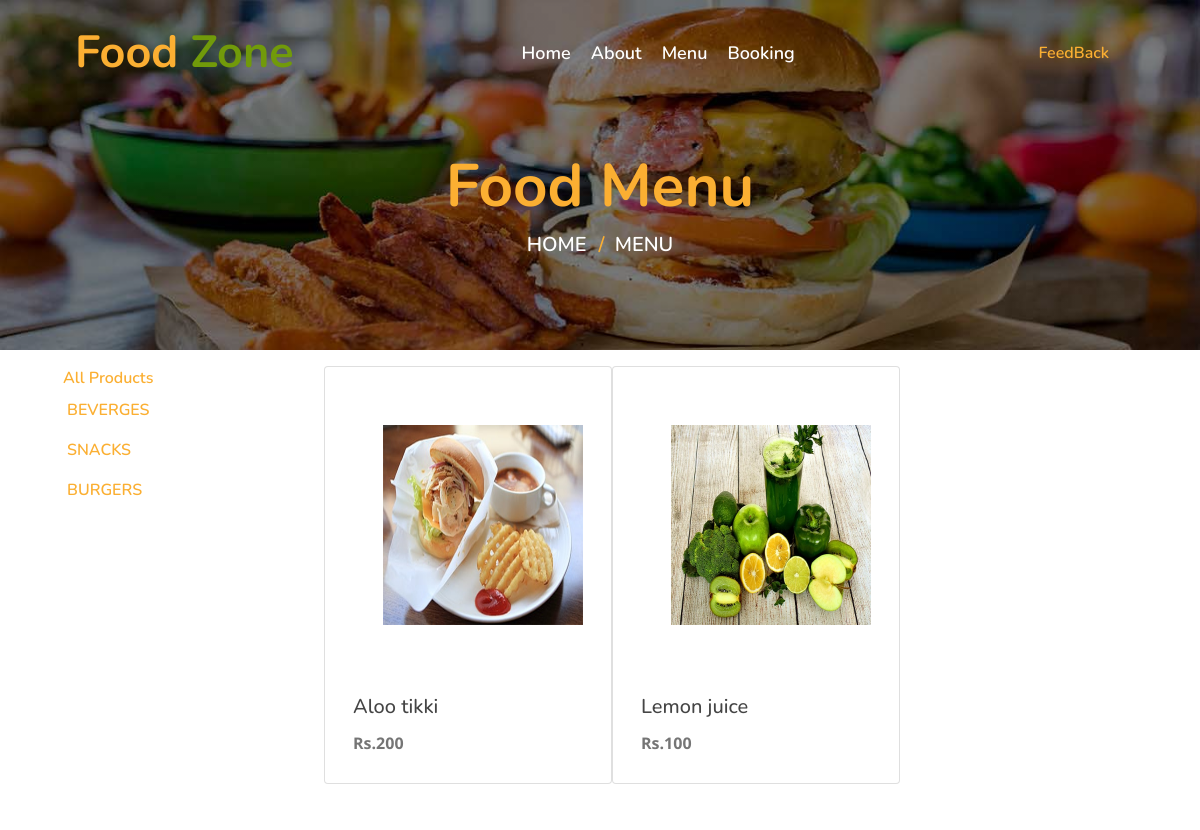
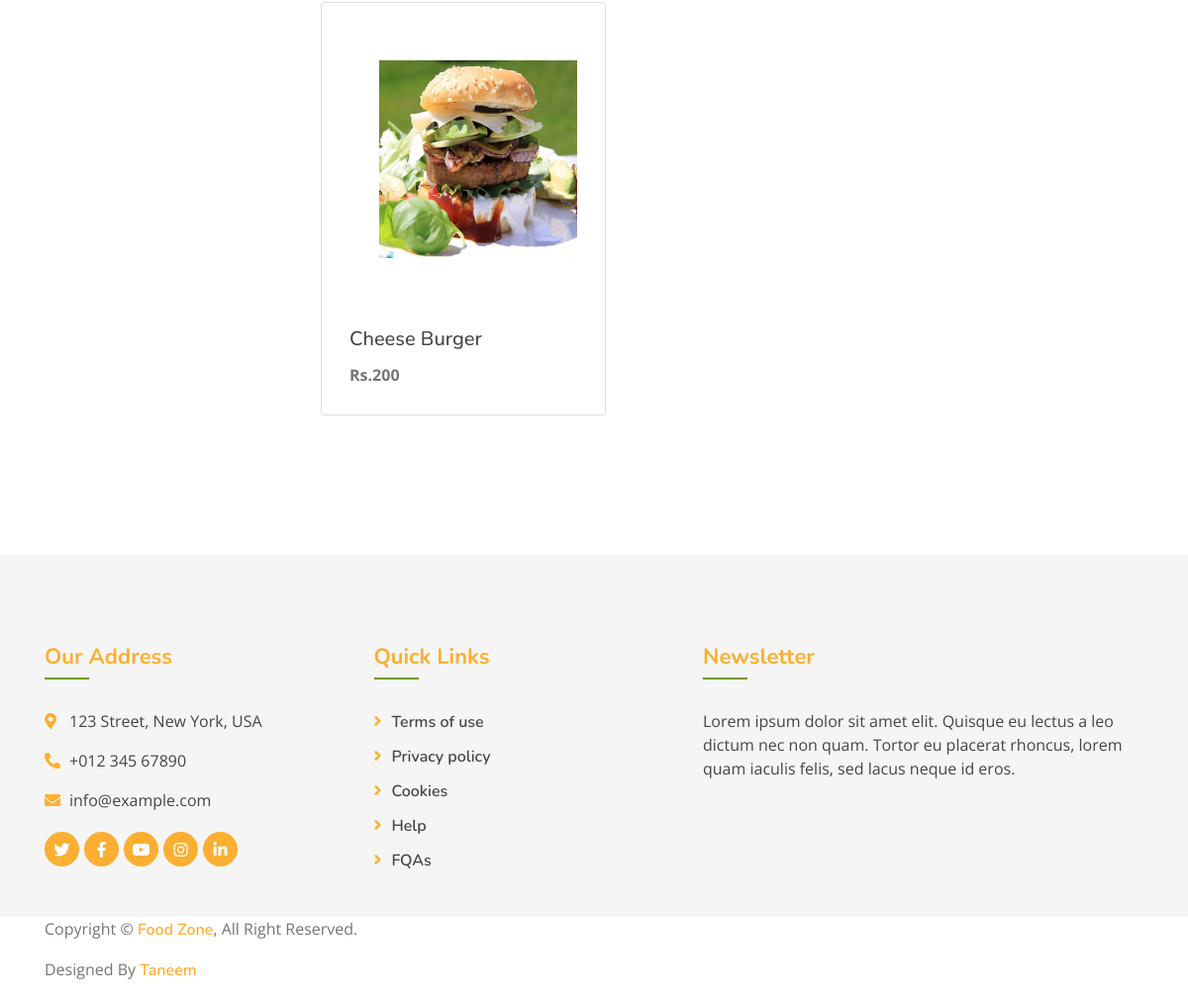
The page /menu on the database its author committed (2 pictures, top to bottom).
### myapp/models.py (models this page shows, shortened)
class CategoryA(models.Model):
    category_name=models.CharField(max_length=30)

class ProductA(models.Model):
    product_name=models.CharField(max_length=30)
    category=models.ForeignKey(CategoryA,on_delete=models.CASCADE,default="")
    product_price=models.IntegerField()
    product_detail=models.TextField()
    product_image=models.ImageField()

### myapp/views.py (the view)
# urls.py: path('menu',views.menu,name="menu"),
def menu(request):
    product=ProductA.objects.all()
    category=CategoryA.objects.all()
    data={'product':product,'category':category}
    return render(request,'menu.html',data)

### templates/menu.html (shortened to what this page needs)
{% extends 'base.html' %}
{% block content %}
        <div class="page-header mb-0">
            <div class="container">
                <div class="row">
                    <div class="col-12">
                        <h2>Food Menu</h2>
                    </div>
                    <div class="col-12">
                        <a href="">Home</a>
                        <a href="">Menu</a>
                    </div>
                </div>
            </div>
        </div>
       <div class="row mx-5">
        <div class="col-lg-3  mt-3 mx-auto">
            <div class="list-group">
                <a href="{% url 'menu' %}" class="">All Products</a>
                {% for item in category %}
                <a href="{% url 'getProduct' item.id %}" class="my-1 p-1">{{item.category_name}}</a>
                {% endfor %}
            </div>
        </div>
        <div class="col-lg-9 mx-auto">
            <div class="contanier-fluid mt-3">
                <div class="row  mb-5">
                   {% for item in product %}
                   <div class="card   p-2 mb-5" style="width: 18rem;">
                       <img src="{{item.product_image.url}}" width="100px" height="150px" class="card-img-top zoom" alt="...">
                       <div class="card-body">
                         <h5 class="card-title">{{item.product_name}}</h5>
                         <p class="card-text"><b>Rs.{{item.product_price}}</b></p>
                       </div>
                     </div>
                     {% endfor %}
                </div>
               </div>
        </div>
       </div>
        {% endblock %}

### templates/base.html (shortened to what this page needs)
{% load static %}
<!DOCTYPE html>
<html lang="en">
    <head>
        <link href="https://stackpath.bootstrapcdn.com/bootstrap/4.4.1/css/bootstrap.min.css" rel="stylesheet">
        <link href="https://cdnjs.cloudflare.com/ajax/libs/font-awesome/5.10.0/css/all.min.css" rel="stylesheet">
        <link href="/static/lib/animate/animate.min.css" rel="stylesheet">
        <link href="/static/lib/owlcarousel/assets/owl.carousel.min.css" rel="stylesheet">
        <link href="/static/lib/flaticon/font/flaticon.css" rel="stylesheet">
        <link href="/static/lib/tempusdominus/css/tempusdominus-bootstrap-4.min.css" rel="stylesheet" />
        <link href="/static/css/style.css" rel="stylesheet">
    </head>
    <body>
        <div class="navbar navbar-expand-lg bg-light navbar-light">
            <div class="container-fluid">
                <a href="{% url 'index' %}" class="navbar-brand">Food <span>Zone</span></a>
                <div class="collapse navbar-collapse justify-content-between" id="navbarCollapse">
                    <div class="navbar-nav mx-auto">
                        <a href="{% url 'index' %}" class="nav-item nav-link">Home</a>
                        <a href="{% url 'about' %}" class="nav-item nav-link">About</a>
                        <a href="{% url 'menu' %}" class="nav-item nav-link ">Menu</a>
                        <a href="{% url 'booking' %}" class="nav-item nav-link">Booking</a>
                        </div>
                        <a href="{% url 'contact' %}" class="nav-item nav-link">FeedBack</a>
                    </div>
                </div>
            </div>
        {% block content %}
        {% endblock %}
        <div class="footer">
            <div class="container">
                <div class="row">
                    <div class="col-lg-7">
                        <div class="row">
                            <div class="col-md-6">
                                <div class="footer-contact">
                                    <h2>Our Address</h2>
                                    <p><i class="fa fa-map-marker-alt"></i>123 Street, New York, USA</p>
                                    <p><i class="fa fa-phone-alt"></i>+012 345 67890</p>
                                    <p><i class="fa fa-envelope"></i>info@example.com</p>
                                    <div class="footer-social">
                                        <a href=""><i class="fab fa-twitter"></i></a>
                                        <a href=""><i class="fab fa-facebook-f"></i></a>
                                        <a href=""><i class="fab fa-youtube"></i></a>
                                        <a href=""><i class="fab fa-instagram"></i></a>
                                        <a href=""><i class="fab fa-linkedin-in"></i></a>
                                    </div>
                                </div>
                            </div>
                            <div class="col-md-6">
                                <div class="footer-link">
                                    <h2>Quick Links</h2>
                                    <a href="">Terms of use</a>
                                    <a href="">Privacy policy</a>
                                    <a href="">Cookies</a>
                                    <a href="">Help</a>
                                    <a href="">FQAs</a>
                                </div>
                            </div>
                        </div>
                    </div>
                    <div class="col-lg-5">
                        <div class="footer-newsletter">
                            <h2>Newsletter</h2>
                            <p>
                                Lorem ipsum dolor sit amet elit. Quisque eu lectus a leo dictum nec non quam. Tortor eu placerat rhoncus, lorem quam iaculis felis, sed lacus neque id eros.
                            </p>
                            </div>
                        </div>
                    </div>
                </div>
            </div>
            <div class="copyright">
                <div class="container">
                    <p>Copyright &copy; <a href="/">Food Zone</a>, All Right Reserved.</p>
                    <p>Designed By <a href="//https://www.facebook.com/taneem.ali">Taneem</a></p>
                </div>
            </div>
</body>
</html>

### static/css/style.css (style rules this page uses)
body { color: #757575; background: #ffffff; font-family: 'open sans', sans-serif; }
h1, h2, h3, h4, h5, h6 { color: #454545; font-family: 'Nunito', sans-serif; }
a { font-family: 'Nunito', sans-serif; font-weight: 600; color: #fbaf32; transition: .3s; }
.container-fluid { max-width: 1366px; }
.navbar { position: relative; transition: .5s; z-index: 999; }
.navbar .navbar-brand { margin: 0; color: #fbaf32; font-size: 45px; line-height: 0px; font-weight: 700; font-family: 'Nunito', sans-serif; transition: .5s; }
.navbar .navbar-brand span { color: #719a0a; }
@media (min-width: 992px) { .navbar { position: absolute; width: 100%; padding: 30px 60px; background: transparent !important; z-index: 9; } }
@media (min-width: 992px) { .navbar .navbar-brand { color: #fbaf32; } }
@media (min-width: 992px) { .navbar-light .navbar-nav .nav-link, .navbar-light .navbar-nav .nav-link:focus { padding: 10px 10px 8px 10px; font-family: 'Nunito', sans-serif; color: #ffffff; font-size: 18px; font-weight: 600; } }
.page-header { position: relative; margin-bottom: 45px; padding: 150px 0 90px 0; text-align: center; background: linear-gradient(rgba(0, 0, 0, .5), rgba(0, 0, 0, .5)), url(../img/page-header.jpg); background-position: center; background-repeat: no-repeat; background-size: cover; }
.page-header h2 { position: relative; color: #fbaf32; font-size: 60px; font-weight: 700; }
.page-header a { position: relative; padding: 0 12px; font-size: 20px; text-transform: uppercase; color: #ffffff; }
.page-header a::after { position: absolute; content: "/"; width: 8px; height: 8px; top: -1px; right: -7px; text-align: center; color: #fbaf32; }
.page-header a:last-child::after { display: none; }
.footer { position: relative; margin-top: 45px; padding-top: 90px; background: rgba(0, 0, 0, .04); }
.footer .footer-contact, .footer .footer-link, .footer .footer-newsletter { position: relative; margin-bottom: 45px; color: #454545; }
.footer .footer-contact h2, .footer .footer-link h2, .footer .footer-newsletter h2 { position: relative; margin-bottom: 30px; padding-bottom: 10px; font-size: 22px; font-weight: 700; color: #fbaf32; }
.footer .footer-contact h2::after, .footer .footer-link h2::after, .footer .footer-newsletter h2::after { position: absolute; content: ""; width: 45px; height: 2px; bottom: 0; left: 0; background: #719a0a; }
.footer .footer-link a { display: block; margin-bottom: 10px; color: #454545; transition: .3s; }
.footer .footer-link a::before { position: relative; content: "\f105"; font-family: "Font Awesome 5 Free"; font-weight: 900; margin-right: 10px; color: #fbaf32; }
.footer .footer-contact p i { width: 25px; color: #fbaf32; }
.footer .footer-social { position: relative; margin-top: 20px; display: flex; }
.footer .footer-social a { display: inline-block; margin-right: 5px; width: 35px; height: 35px; display: flex; align-items: center; justify-content: center; background: #fbaf32; border-radius: 35px; font-size: 16px; color: #ffffff; }
.footer .footer-social a:last-child { margin: 0; }

### templates/menu.html (style rules this page uses)
.zoom { padding: 50px; transition: transform .2s; width: 300px; height: 300px; margin: 0 auto; }

### rows shown on the page
CategoryA: category_name "BEVERGES"
CategoryA: category_name "SNACKS"
CategoryA: category_name "BURGERS"
ProductA: product_image (picture), product_name "Aloo tikki", product_price "200"
ProductA: product_image (picture), product_name "Lemon juice", product_price "100"
ProductA: product_image (picture), product_name "Cheese Burger", product_price "200"
